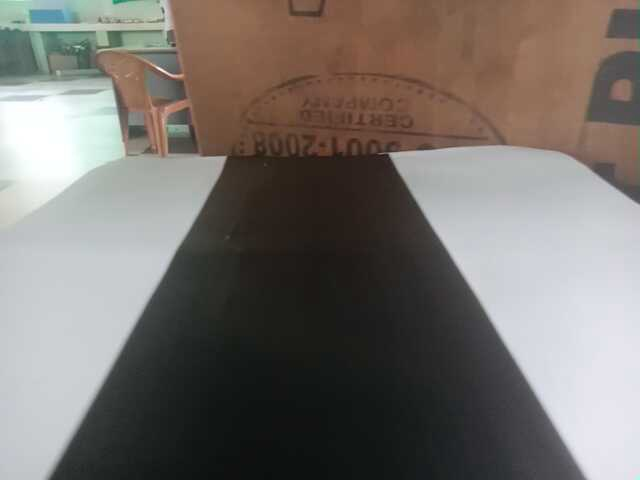
#> input picture Software/Code_Templates/lane.jpg, 640 x 480 px
$ python lane_detection.py   (older library calls are emulated)
#> lines starting #> are read from the running program, lines starting #| are printed output that depends on the picture; after the words box and inside, x2 and y2 are one past the last pixel; in counts of white or black regions, pixels touching at a corner belong together
import numpy as np
import cv2
import os

def thresholding(img):
    '''
    Purpose:
    ---
    Thresholding the image to get the black track

    Input Arguments:
    ---
    `img` :  [ array ]
        The image to be thresholded
    Returns:
    `mask` : [ array ]
        The thresholded mask image
    ---
    Example call:
    ---
    mask = thresholding(img)
    '''

    lowerWhite = np.array([0, 0, 0]) # create a lower range array
    upperWhite = np.array([179, 87, 255]) # create a upper range array
    maskWhite = cv2.inRange(img.copy(), lowerWhite, upperWhite) # create a mask for the image

    return maskWhite

def getHistogram(img, minPer=0.5, display=False, region=1):
    '''
    Purpose:
    ---
    Get the histogram of the image

    Input Arguments:
    ---
    `img` : [ array ]
        The image to get the histogram of
    `minPer` : [ float ]
        The minimum percentage of the white region to be considered to be the white track
        eg : 255 is considered as perfect track and 0 is not considered as track
            if minPer = 0.8 then 255*0.8 = 204
            all the regions with value less than 204 will not be considered as track
    `display` : [ bool ]
        Whether or not to visualize the histogram of the image
    `region` : [ int ]
        The region of the image to be considered for the histogram calculation
    Returns:
    `averageCurveValue` : [ integer ]
        The average value of the track center
    `histogram` : [ array ]
        The histogram of the image
    ---
    Example call:
    ---
    imageTrackCenter, histogram = getHistogram(img , minPer=0.5, display=True, region=1)
    curveCenter = getHistogram(img , minPer=0.8, display=False, region=4)
    '''


    if region == 1:
        # find the coloumn sum of entire pixels in the image
        histValues = np.sum(img, axis=0) # sum the pixels in the image
    else:
        histValues = np.sum(img[img.shape[0] // region:, :], axis=0) # sum the pixels of specific region in the image
    #
    # print(histValues)
    maxValue = np.max(histValues)
    minValue = minPer * maxValue

    # imageTrackCenter ,curveCenter
    indexArray = np.where(histValues >= minValue)
    curveCenter = int(np.average(indexArray))

    # print(histValues)

    if display:
        imgHist = np.zeros((img.shape[0], img.shape[1], 3), np.uint8)
        for x, intensity in enumerate(histValues):
            print(f"line between {x, img.shape[0]} and {x,np.int(img.shape[0] - intensity // 255 // region)}")
            cv2.line(imgHist, (x, img.shape[0]), (x, np.int(img.shape[0] - intensity // 255 // region)), (255, 0, 255),1)
            cv2.circle(imgHist, (curveCenter, img.shape[0]), 20, (0, 255, 255), cv2.FILLED)
        return curveCenter, imgHist

    return curveCenter

dir_path = os.path.dirname(os.path.realpath(__file__))
img = cv2.imread(dir_path+'/lane.jpg')
#> img is the input picture: shape (480, 640, 3); mean B, G, R 109.2, 113.9, 119.3
w, h = img.shape[:2]
#> w = 480; h = 640

img_threshold = thresholding(img)
#> in thresholding, `maskWhite = cv2.inRange(img.copy(), lowerWhite, upperWhite)`:
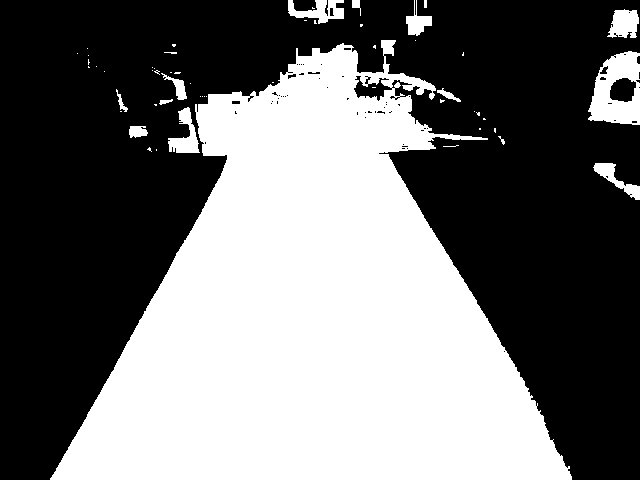
#> maskWhite: shape (480, 640); 44.1% white; 55 white regions (40 under 20 px), largest, box (x1, y1, x2, y2) and area: (50, 40, 572, 480) 128990, (588, 51, 640, 125) 2468, (288, 0, 344, 24) 719


points = np.float32([(190, 150), (440, 150), (0, 460), (640, 460)]) # create a list of points
pts1 = np.float32(points)

pts2 = np.float32([[0, 0], [w, 0], [0, h], [w, h]]) # points to be mapped
#> pts2 = [[0, 0], [480, 0], [0, 640], [480, 640]]
matrix = cv2.getPerspectiveTransform(pts1, pts2) # get the transformation matrix
imgWarp = cv2.warpPerspective(img_threshold, matrix, (w, h)) # warp the image
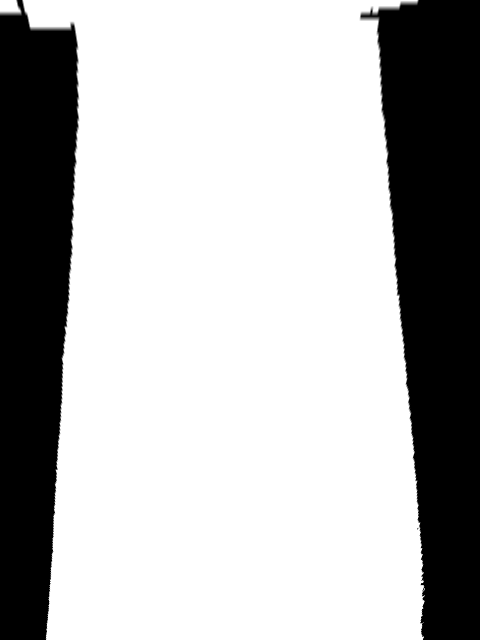
#> imgWarp: shape (640, 480); min 0, max 255, mean 180

curveCenter, imgHist_1 = getHistogram(imgWarp, display=True, minPer=0.8, region=3)
#> in getHistogram, `histValues = np.sum(img[img.shape[0] // region:, :], axis=0)`: histValues = 480 values, max 108885 at index 75, min 0 at index 0, mean 79453.4
#> in getHistogram, `maxValue = np.max(histValues)`: maxValue = 108885
#> in getHistogram, `minValue = minPer * maxValue`: minValue = 87108
#> in getHistogram, `curveCenter = int(np.average(indexArray))`: curveCenter = 233
#> the loop in getHistogram, `for x, intensity in enumerate(histValues):` made 480 passes
#> intensity on passes 1 to 3: 0, 0, 0
#| line between (0, 640) and (0, 640)
#| line between (1, 640) and (1, 640)
#| line between (2, 640) and (2, 640)
#| line between (3, 640) and (3, 640)
#| line between (4, 640) and (4, 640)
#| line between (5, 640) and (5, 640)
#| line between (6, 640) and (6, 640)
#| line between (7, 640) and (7, 640)
#> (further printed lines are left out)
#> after the loop in getHistogram, `for x, intensity in enumerate(histValues):`:
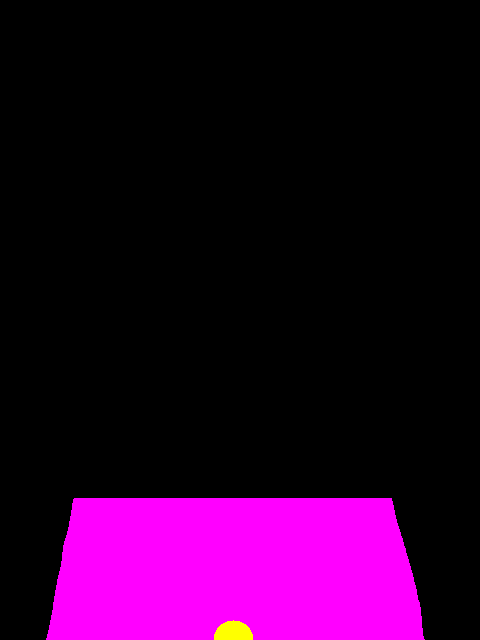
#> imgHist: shape (640, 480, 3); mean of channels 0, 1, 2 40.8, 0.5, 41.3; drawn as B, G, R
#> curveCenter = 233
curveCenter, imgHist_2 = getHistogram(imgWarp, display=True, minPer=0.8)
#> call 2 of getHistogram, with minPer = 0.8, display = True, region = 1
#> in getHistogram (call 2), `histValues = np.sum(img, axis=0)`: histValues = 480 values, max 163200 at index 80, min 0 at index 425, mean 115172.1
#> in getHistogram (call 2), `maxValue = np.max(histValues)`: maxValue = 163200
#> in getHistogram (call 2), `minValue = minPer * maxValue`: minValue = 130560
#> in getHistogram (call 2), `curveCenter = int(np.average(indexArray))`: curveCenter = 230
#> in getHistogram (call 2), `imgHist = np.zeros((img.shape[0], img.shape[1], 3), np.uint8)`: imgHist: shape (640, 480, 3); every value is 0
#> the loop in getHistogram (call 2), `for x, intensity in enumerate(histValues):` made 480 passes
#> intensity on passes 1 to 3: 3459, 3459, 3459
#> after the loop in getHistogram (call 2), `for x, intensity in enumerate(histValues):`:
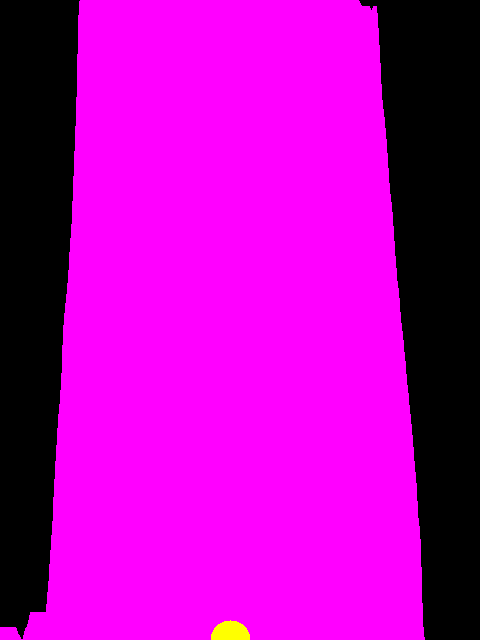
#> imgHist: shape (640, 480, 3); mean of channels 0, 1, 2 179.4, 0.5, 179.9; drawn as B, G, R
#> curveCenter = 230


cv2.imshow('image', img)
cv2.imshow('image_threshold', img_threshold)
cv2.imshow('image_warp', imgWarp)
cv2.imshow('image_hist_1', imgHist_1)
cv2.imshow('image_hist_2', imgHist_2)

if cv2.waitKey(0) & 0xFF == ord('q'):
#> (key q is pressed here)
    cv2.destroyAllWindows()
